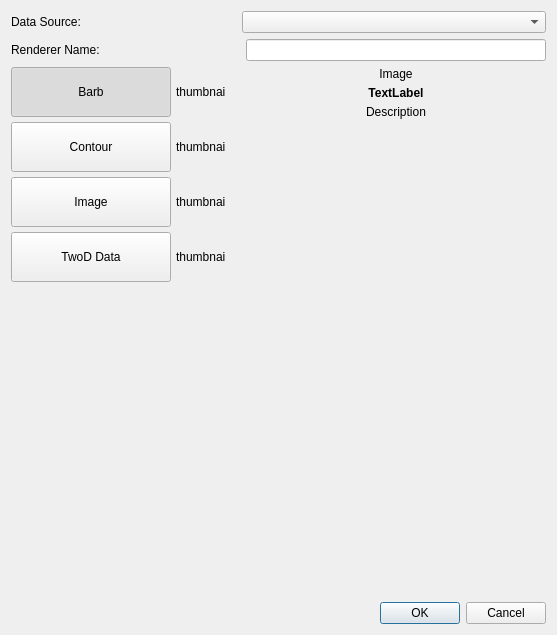
<?xml version="1.0" encoding="UTF-8"?>
<ui version="4.0">
 <class>NewerRendererDialog</class>
 <widget class="QDialog" name="NewerRendererDialog">
  <property name="geometry">
   <rect>
    <x>0</x>
    <y>0</y>
    <width>557</width>
    <height>635</height>
   </rect>
  </property>
  <property name="windowTitle">
   <string>Select New Renderer</string>
  </property>
  <layout class="QVBoxLayout" name="verticalLayout_2">
   <item>
    <layout class="QHBoxLayout" name="horizontalLayout_4">
     <property name="spacing">
      <number>0</number>
     </property>
     <property name="topMargin">
      <number>0</number>
     </property>
     <item>
      <widget class="QLabel" name="label_3">
       <property name="text">
        <string>Data Source:</string>
       </property>
      </widget>
     </item>
     <item>
      <spacer name="horizontalSpacer_2">
       <property name="orientation">
        <enum>Qt::Horizontal</enum>
       </property>
       <property name="sizeHint" stdset="0">
        <size>
         <width>40</width>
         <height>20</height>
        </size>
       </property>
      </spacer>
     </item>
     <item>
      <widget class="QComboBox" name="dataMgrCombo">
       <property name="minimumSize">
        <size>
         <width>304</width>
         <height>0</height>
        </size>
       </property>
      </widget>
     </item>
    </layout>
   </item>
   <item>
    <layout class="QHBoxLayout" name="horizontalLayout_2">
     <property name="spacing">
      <number>0</number>
     </property>
     <item>
      <widget class="QLabel" name="label">
       <property name="text">
        <string>Renderer Name:</string>
       </property>
      </widget>
     </item>
     <item>
      <spacer name="horizontalSpacer_3">
       <property name="orientation">
        <enum>Qt::Horizontal</enum>
       </property>
       <property name="sizeHint" stdset="0">
        <size>
         <width>40</width>
         <height>20</height>
        </size>
       </property>
      </spacer>
     </item>
     <item>
      <widget class="QLineEdit" name="rendererNameEdit">
       <property name="minimumSize">
        <size>
         <width>300</width>
         <height>0</height>
        </size>
       </property>
       <property name="maximumSize">
        <size>
         <width>125</width>
         <height>16777215</height>
        </size>
       </property>
       <property name="toolTip">
        <string>&lt;html&gt;&lt;head/&gt;&lt;body&gt;&lt;p&gt;Type in proposed name of renderer.&lt;/p&gt;&lt;/body&gt;&lt;/html&gt;</string>
       </property>
      </widget>
     </item>
    </layout>
   </item>
   <item>
    <layout class="QHBoxLayout" name="horizontalLayout_3">
     <property name="spacing">
      <number>20</number>
     </property>
     <item>
      <layout class="QGridLayout" name="gridLayout" rowstretch="0,0,0,0,1" rowminimumheight="0,0,0,0,1">
       <property name="spacing">
        <number>5</number>
       </property>
       <item row="0" column="0">
        <widget class="QPushButton" name="barbButton">
         <property name="sizePolicy">
          <sizepolicy hsizetype="Minimum" vsizetype="Expanding">
           <horstretch>0</horstretch>
           <verstretch>0</verstretch>
          </sizepolicy>
         </property>
         <property name="text">
          <string>Barb</string>
         </property>
         <property name="checkable">
          <bool>true</bool>
         </property>
         <property name="checked">
          <bool>true</bool>
         </property>
        </widget>
       </item>
       <item row="3" column="0">
        <widget class="QPushButton" name="twoDDataButton">
         <property name="sizePolicy">
          <sizepolicy hsizetype="Minimum" vsizetype="Expanding">
           <horstretch>0</horstretch>
           <verstretch>0</verstretch>
          </sizepolicy>
         </property>
         <property name="text">
          <string>TwoD Data</string>
         </property>
         <property name="checkable">
          <bool>true</bool>
         </property>
        </widget>
       </item>
       <item row="2" column="0">
        <widget class="QPushButton" name="imageButton">
         <property name="sizePolicy">
          <sizepolicy hsizetype="Minimum" vsizetype="Expanding">
           <horstretch>0</horstretch>
           <verstretch>0</verstretch>
          </sizepolicy>
         </property>
         <property name="text">
          <string>Image</string>
         </property>
         <property name="checkable">
          <bool>true</bool>
         </property>
        </widget>
       </item>
       <item row="1" column="0">
        <widget class="QPushButton" name="contourButton">
         <property name="sizePolicy">
          <sizepolicy hsizetype="Minimum" vsizetype="Expanding">
           <horstretch>0</horstretch>
           <verstretch>0</verstretch>
          </sizepolicy>
         </property>
         <property name="text">
          <string>Contour</string>
         </property>
         <property name="checkable">
          <bool>true</bool>
         </property>
        </widget>
       </item>
       <item row="2" column="1">
        <widget class="QLabel" name="imageLabel">
         <property name="minimumSize">
          <size>
           <width>50</width>
           <height>50</height>
          </size>
         </property>
         <property name="maximumSize">
          <size>
           <width>50</width>
           <height>50</height>
          </size>
         </property>
         <property name="text">
          <string>thumbnail</string>
         </property>
        </widget>
       </item>
       <item row="3" column="1">
        <widget class="QLabel" name="twoDDataLabel">
         <property name="minimumSize">
          <size>
           <width>50</width>
           <height>50</height>
          </size>
         </property>
         <property name="maximumSize">
          <size>
           <width>50</width>
           <height>50</height>
          </size>
         </property>
         <property name="text">
          <string>thumbnail</string>
         </property>
        </widget>
       </item>
       <item row="1" column="1">
        <widget class="QLabel" name="contourLabel">
         <property name="minimumSize">
          <size>
           <width>50</width>
           <height>50</height>
          </size>
         </property>
         <property name="maximumSize">
          <size>
           <width>50</width>
           <height>50</height>
          </size>
         </property>
         <property name="text">
          <string>thumbnail</string>
         </property>
        </widget>
       </item>
       <item row="0" column="1">
        <widget class="QLabel" name="barbLabel">
         <property name="minimumSize">
          <size>
           <width>50</width>
           <height>50</height>
          </size>
         </property>
         <property name="maximumSize">
          <size>
           <width>50</width>
           <height>50</height>
          </size>
         </property>
         <property name="text">
          <string>thumbnail</string>
         </property>
        </widget>
       </item>
       <item row="4" column="0">
        <spacer name="verticalSpacer">
         <property name="orientation">
          <enum>Qt::Vertical</enum>
         </property>
         <property name="sizeHint" stdset="0">
          <size>
           <width>20</width>
           <height>0</height>
          </size>
         </property>
        </spacer>
       </item>
      </layout>
     </item>
     <item>
      <layout class="QVBoxLayout" name="verticalLayout">
       <property name="spacing">
        <number>5</number>
       </property>
       <item>
        <widget class="QLabel" name="bigDisplay">
         <property name="minimumSize">
          <size>
           <width>300</width>
           <height>0</height>
          </size>
         </property>
         <property name="maximumSize">
          <size>
           <width>300</width>
           <height>16777215</height>
          </size>
         </property>
         <property name="text">
          <string>Image</string>
         </property>
         <property name="alignment">
          <set>Qt::AlignCenter</set>
         </property>
        </widget>
       </item>
       <item>
        <widget class="QLabel" name="titleLabel">
         <property name="font">
          <font>
           <weight>75</weight>
           <bold>true</bold>
          </font>
         </property>
         <property name="text">
          <string>TextLabel</string>
         </property>
         <property name="alignment">
          <set>Qt::AlignCenter</set>
         </property>
        </widget>
       </item>
       <item>
        <widget class="QLabel" name="descriptionLabel">
         <property name="maximumSize">
          <size>
           <width>300</width>
           <height>16777215</height>
          </size>
         </property>
         <property name="text">
          <string>Description</string>
         </property>
         <property name="alignment">
          <set>Qt::AlignCenter</set>
         </property>
         <property name="wordWrap">
          <bool>true</bool>
         </property>
        </widget>
       </item>
       <item>
        <spacer name="verticalSpacer_2">
         <property name="orientation">
          <enum>Qt::Vertical</enum>
         </property>
         <property name="sizeType">
          <enum>QSizePolicy::Expanding</enum>
         </property>
         <property name="sizeHint" stdset="0">
          <size>
           <width>20</width>
           <height>0</height>
          </size>
         </property>
        </spacer>
       </item>
      </layout>
     </item>
    </layout>
   </item>
   <item>
    <layout class="QHBoxLayout" name="horizontalLayout">
     <item>
      <widget class="QDialogButtonBox" name="buttonBox">
       <property name="orientation">
        <enum>Qt::Horizontal</enum>
       </property>
       <property name="standardButtons">
        <set>QDialogButtonBox::Cancel|QDialogButtonBox::Ok</set>
       </property>
       <property name="centerButtons">
        <bool>false</bool>
       </property>
      </widget>
     </item>
    </layout>
   </item>
  </layout>
 </widget>
 <resources/>
 <connections>
  <connection>
   <sender>buttonBox</sender>
   <signal>accepted()</signal>
   <receiver>NewerRendererDialog</receiver>
   <slot>accept()</slot>
   <hints>
    <hint type="sourcelabel">
     <x>248</x>
     <y>254</y>
    </hint>
    <hint type="destinationlabel">
     <x>157</x>
     <y>274</y>
    </hint>
   </hints>
  </connection>
  <connection>
   <sender>buttonBox</sender>
   <signal>rejected()</signal>
   <receiver>NewerRendererDialog</receiver>
   <slot>reject()</slot>
   <hints>
    <hint type="sourcelabel">
     <x>316</x>
     <y>260</y>
    </hint>
    <hint type="destinationlabel">
     <x>286</x>
     <y>274</y>
    </hint>
   </hints>
  </connection>
 </connections>
</ui>
